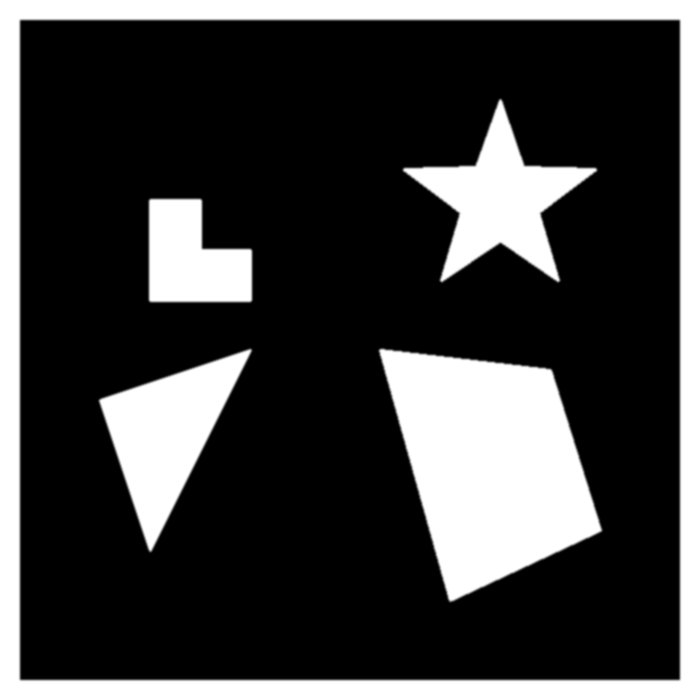
#> input picture test_img/test02.png, 700 x 700 px
$ python Identify.py
#> lines starting #> are read from the running program, lines starting #| are printed output that depends on the picture; after the words box and inside, x2 and y2 are one past the last pixel; in counts of white or black regions, pixels touching at a corner belong together
#> in detect_polygons, img is the input picture: shape (700, 700, 3); min 0, max 255, mean 64.5
import cv2
import numpy as np
import matplotlib.pyplot as plt
import matplotlib
from matplotlib import rcParams

# Configure matplotlib for better display
def setup_plot_style():
    """
    Configure matplotlib plot style
    """
    # Use default sans-serif font
    plt.rcParams['font.sans-serif'] = ['DejaVu Sans', 'Liberation Sans', 'Arial', 'sans-serif']
    plt.rcParams['axes.unicode_minus'] = False
    plt.rcParams['font.size'] = 10


# Initialize plot style
setup_plot_style()


def find_concave_points(vertices):
    """
    Find concave points of polygon (interior angle > 180 degrees)
    """
    concave = []
    n = len(vertices)
    for i in range(n):
        p1 = np.array(vertices[(i-1) % n])
        p2 = np.array(vertices[i])
        p3 = np.array(vertices[(i+1) % n])

        # Calculate vectors
        v1 = p1 - p2
        v2 = p3 - p2

        # Calculate cross product (in OpenCV coordinate system)
        cross = v1[0] * v2[1] - v1[1] * v2[0]

        # For clockwise polygon, positive cross product means concave point
        if cross > 0:
            concave.append(i)

    return concave


def remove_border(gray, border_threshold=50):
    """
    Detect and remove white border from image

    Parameters:
        gray: Grayscale image
        border_threshold: Pixel intensity threshold for white detection (default: 50)
                           Pixels with intensity > (255 - border_threshold) are considered white
                           Lower = more sensitive to borders

    Returns:
        Cropped image, border information
    """
#> called with border_threshold = 50
    h, w = gray.shape

    # 计算白色阈值：像素值大于 (255 - border_threshold) 被认为是白色
    # 默认 border_threshold=50，所以白色阈值是 205
    white_threshold = 255 - border_threshold

    # 固定比例阈值 0.7（70% 以上的像素是白色才认为是边框）
    ratio_threshold = 0.7

    # Check if a region is mostly white
    def is_border_white(img, x, y, w, h):
        region = img[y:y+h, x:x+w]
        white_pixels = np.sum(region > white_threshold)
        total_pixels = region.size
        return white_pixels / total_pixels > ratio_threshold

    # Detect borders from outside to inside
    border_top = 0
    border_bottom = 0
    border_left = 0
    border_right = 0

    # Detect top border
    for i in range(min(h//3, 50)):
        if is_border_white(gray, 0, i, w, 1):
            border_top = i + 1
        else:
            break
#> this loop made 20 passes
#> white_pixels in is_border_white on passes 1 to 8: 700, 700, 700, 700, 700, 700, 700, 700

    # Detect bottom border
    for i in range(min(h//3, 50)):
        if is_border_white(gray, 0, h-1-i, w, 1):
            border_bottom = i + 1
        else:
            break

    # Detect left border
    for i in range(min(w//3, 50)):
        if is_border_white(gray, i, border_top, 1, h - border_top - border_bottom):
            border_left = i + 1
        else:
            break
#> this loop made 20 passes
#> white_pixels in is_border_white on passes 1 to 8: 662, 662, 662, 662, 662, 662, 662, 662

    # Detect right border
    for i in range(min(w//3, 50)):
        if is_border_white(gray, w-1-i, border_top, 1, h - border_top - border_bottom):
            border_right = i + 1
        else:
            break

    # Crop image to remove border
    cropped = gray[border_top:h-border_bottom, border_left:w-border_right]
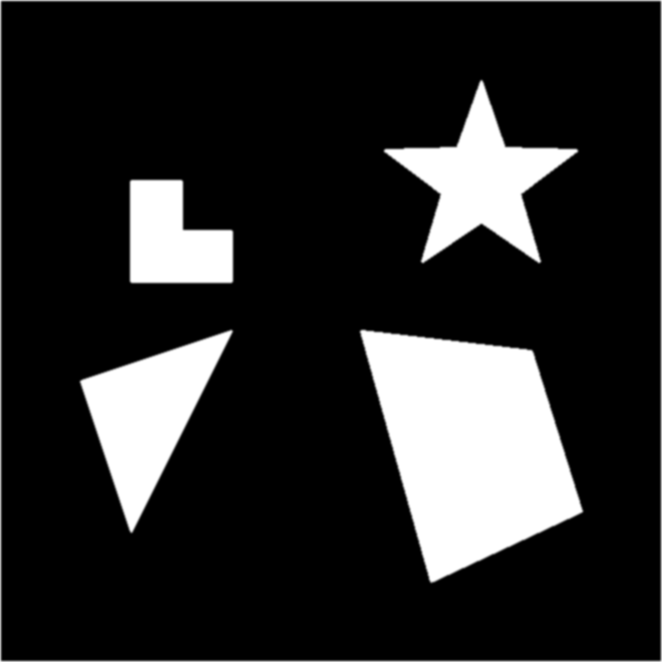
#> cropped: shape (662, 662); min 0, max 255, mean 42.1

    # Return cropped image and border info
    border_info = {
        'top': border_top,
        'bottom': border_bottom,
        'left': border_left,
        'right': border_right,
        'original_shape': (h, w),
        'cropped_shape': cropped.shape
    }
#> border_info = {'top': 19, 'bottom': 19, 'left': 19, 'right': 19, 'original_shape': (700, 700), 'cropped_shape': (662, 662)}

    return cropped, border_info


def merge_collinear_points(vertices, line_fit_threshold=2.0):
    """
    Merge collinear points on the same edge while preserving corners

    Parameters:
        vertices: List of vertices in order
        line_fit_threshold: Maximum distance from point to fitted line (in pixels)

    Returns:
        Merged vertices list
    """
    if len(vertices) <= 3:
        return vertices

    n = len(vertices)
    merged = []
    i = 0
    processed_count = 0

    # 防止死循环：最多处理 n 次迭代
    while i < n and processed_count < n:
        # 添加当前点
        merged.append(vertices[i])

        # 如果这是最后一个点，结束
        if i == n - 1:
            break

        # 查找从 i 开始的直线的终点
        # 初始化终点为下一个点
        end_idx = i + 1

        # 尝试扩展直线
        for candidate_end in range(i + 2, n):
            # 检查从 i 到 candidate_end 的所有点是否在一条直线上
            p1 = np.array(vertices[i], dtype=np.float32)
            p_end = np.array(vertices[candidate_end], dtype=np.float32)
            v = p_end - p1
            v_norm = np.linalg.norm(v)

            if v_norm < 1e-6:
                # 起点和终点太近，无法定义直线
                end_idx = candidate_end
                continue

            # 检查中间所有点
            all_collinear = True
            for k in range(i + 1, candidate_end):
                p_k = np.array(vertices[k], dtype=np.float32)
                w = p_k - p1
                cross = np.cross(v, w)
                dist = abs(cross) / v_norm

                if dist > line_fit_threshold:
                    all_collinear = False
                    break

            if all_collinear:
                end_idx = candidate_end
            else:
                # 如果遇到不在直线上的点，停止扩展
                break

        # 记录处理了多少个点
        processed_count += (end_idx - i)

        # 移动到下一个未处理的点
        i = end_idx

        # 如果 i 没有前进，强制前进一位
        if i <= i:  # 这个条件永远为真，但为了安全保留
            pass

    # 如果 merge 后点数少于3，返回原始数据
    if len(merged) < 3:
        return vertices

    # 确保顺时针顺序
    merged = ensure_clockwise_order(merged)

    return merged


# [20 lines left out: function ensure_clockwise_order, not called in this run]

def detect_polygons(image_path, epsilon_factor=0.003, min_area=100, max_vertices=50,
                   auto_remove_border=True, merge_collinear=True, collinear_threshold=5.0,
                   visualize=True):
    """
    Detect white polygons on black background, auto-remove white border,
    return vertex coordinates in edge order and visualize results

    Parameters:
        image_path: Image file path
        epsilon_factor: Polygon approximation accuracy (smaller = more accurate, more vertices)
        min_area: Minimum polygon area to filter noise
        max_vertices: Maximum number of vertices
        auto_remove_border: Whether to auto-remove white border
        merge_collinear: Whether to merge collinear points on straight edges
        collinear_threshold: Distance threshold for collinearity detection (pixels)
        visualize: Whether to display visualization (default: True)

    Returns:
        polygons: List of polygons, each is a list of vertices in edge order
    """

    # Read image
    img = cv2.imread(image_path)
    if img is None:
        print(f"Error: Unable to read image at {image_path}")
        return []

    # Convert to grayscale
    if len(img.shape) == 3:
        gray = cv2.cvtColor(img, cv2.COLOR_BGR2GRAY)
    else:
        gray = img.copy()

    original_gray = gray.copy()

    # Auto-remove white border
    border_info = None
    if auto_remove_border:
        gray, border_info = remove_border(gray)
        if visualize:
            print(f"Detected and removed white border: top={border_info['top']}, bottom={border_info['bottom']}, left={border_info['left']}, right={border_info['right']}")
#| Detected and removed white border: top=19, bottom=19, left=19, right=19

    # Gaussian blur to reduce noise (but preserve edges)
    blurred = cv2.GaussianBlur(gray, (3, 3), 0)

    # For black background with white objects, use THRESH_BINARY
    _, binary = cv2.threshold(blurred, 127, 255, cv2.THRESH_BINARY)
#> binary: shape (662, 662); 16.5% white; 5 white regions, box (x1, y1, x2, y2) and area: (360, 330, 583, 582) 35372, (80, 331, 232, 532) 13200, (385, 81, 577, 262) 12898, (130, 180, 233, 283) 8105, (0, 0, 662, 662) 2648

    # Morphological operations
    kernel = np.ones((3, 3), np.uint8)
    binary = cv2.morphologyEx(binary, cv2.MORPH_CLOSE, kernel)
    binary = cv2.morphologyEx(binary, cv2.MORPH_OPEN, kernel)
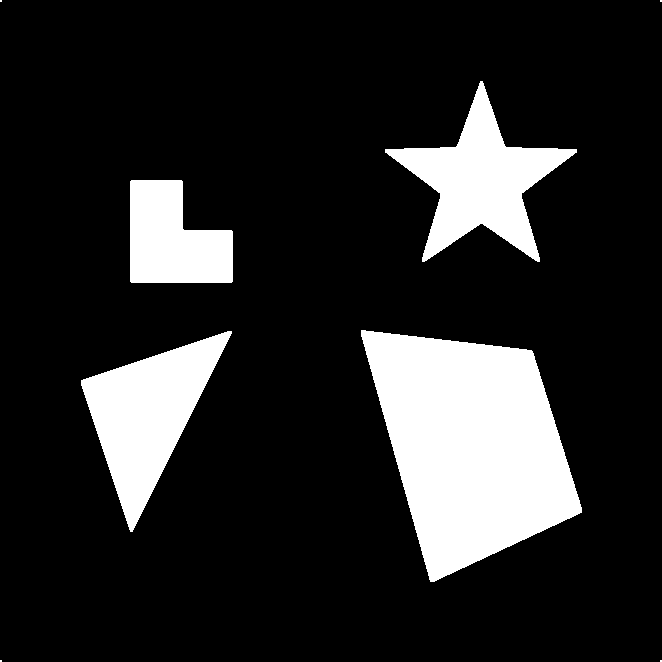
#> binary: shape (662, 662); 15.9% white; 8 white regions (4 under 20 px)

    # Find contours
    contours, _ = cv2.findContours(binary, cv2.RETR_EXTERNAL, cv2.CHAIN_APPROX_NONE)
#> contours = 8 contours, 4 with area under 20; largest, box (x1, y1, x2, y2) and area: (361, 330, 582, 582) 35002, (81, 331, 232, 532) 12946, (385, 81, 577, 262) 12574, (130, 180, 233, 283) 7904

    polygons = []

    # Create visualization image (using original image)
    vis_img = cv2.cvtColor(original_gray, cv2.COLOR_GRAY2BGR)

    # Colors for different polygons
    colors = [
        (0, 0, 255),     # Red
        (0, 255, 0),     # Green
        (255, 0, 0),     # Blue
        (0, 255, 255),   # Yellow
        (255, 0, 255),   # Magenta
        (255, 255, 0),   # Cyan
        (128, 0, 255),   # Purple
        (0, 128, 255),   # Orange
    ]

    # Filter out border-like contours
    h, w = gray.shape

    # Use a separate counter for valid polygons
    polygon_counter = 0

    for idx, contour in enumerate(contours):
        # Calculate contour area, filter too small regions
        area = cv2.contourArea(contour)
        if area < min_area:
            continue

        # Get bounding rectangle
        x, y, cw, ch = cv2.boundingRect(contour)

        # Filter out border-like contours
        is_border = False

        # Check if contour occupies most of the image
        if area > 0.8 * h * w:
            is_border = True

        # Check if contour is near image edge
        if (x < 5 or y < 5 or x + cw > w - 5 or y + ch > h - 5):
            if area > 0.5 * h * w:
                is_border = True

        if is_border:
            if visualize:
                print(f"Skipping possible border contour, area: {area:.0f}")
            continue

        # Polygon approximation using epsilon_factor
        peri = cv2.arcLength(contour, True)

        # Use epsilon_factor directly for approximation
        # But also try nearby values to find the best balance
        eps_values = [
            epsilon_factor * 0.3,   # More precise
            epsilon_factor * 0.5,
            epsilon_factor * 0.7,
            epsilon_factor,         # User-specified value
            epsilon_factor * 1.5,
            epsilon_factor * 2.0,   # Less precise
            epsilon_factor * 3.0,
        ]

        best_approx = None
        best_vertices_count = 0

        for eps in eps_values:
            approx = cv2.approxPolyDP(contour, eps * peri, True)
            vertices_count = len(approx)

            # Prefer approximations with more vertices (more detail)
            # but respect the max_vertices limit
            if 3 <= vertices_count <= max_vertices:
                if vertices_count > best_vertices_count:
                    best_vertices_count = vertices_count
                    best_approx = approx

        # If no approximation found in the tested range, use epsilon_factor directly
        if best_approx is None:
            approx = cv2.approxPolyDP(contour, epsilon_factor * peri, True)
            # If even that gives too many vertices, use a larger value
            if len(approx) > max_vertices:
                approx = cv2.approxPolyDP(contour, 0.02 * peri, True)
        else:
            approx = best_approx

        if len(approx) < 3:
            continue

        # Extract vertex coordinates
        vertices = approx.reshape(-1, 2).tolist()

        # Merge collinear points on straight edges
        if merge_collinear:
            original_count = len(vertices)
            vertices = merge_collinear_points(vertices, collinear_threshold)
            if len(vertices) < 3:
                # If merging resulted in less than 3 vertices, use original
                vertices = approx.reshape(-1, 2).tolist()
            else:
                reduced_count = original_count - len(vertices)
                if reduced_count > 0 and visualize:
                    print(f"  Polygon {polygon_counter + 1}: merged {reduced_count} collinear points ({original_count} -> {len(vertices)} vertices)")

        # Adjust coordinates back to original image position if border was removed
        if border_info is not None:
            vertices = [[x + border_info['left'], y + border_info['top']] for x, y in vertices]

        # Ensure clockwise order
        vertices_sorted = ensure_clockwise_order(vertices)

        # Save polygon information
        polygons.append(vertices_sorted)

        # Draw on visualization image with sequential numbering
        color = colors[polygon_counter % len(colors)]
        draw_polygon(vis_img, vertices_sorted, area, color, polygon_counter)

        # Increment the counter for valid polygons
        polygon_counter += 1
#> this loop made 8 passes
#> (x, y, cw, ch, peri, original_count) on passes 3 to 4: (81, 331, 151, 201, 584.6, 7), (361, 330, 221, 252, 820.2, 7)
#> (printed output is left out)
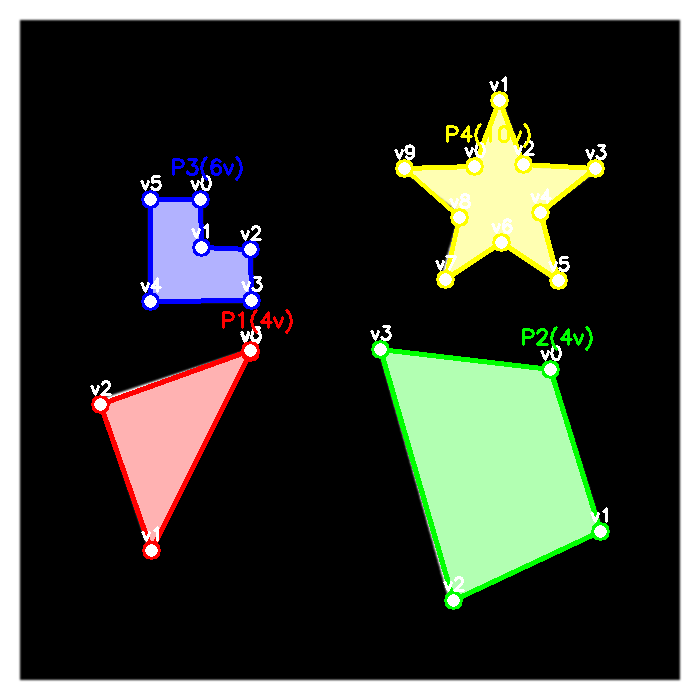
#> vis_img: shape (700, 700, 3); 16.09% of pixels changed, all inside (x1, y1, x2, y2) = (90, 76, 610, 610)
#> after the loop, polygon_counter = 4; polygons = 4 items

    # Display results only if visualize is True
    if visualize:
        visualize_results(original_gray, gray, binary, vis_img, polygons, border_info)
    else:
        # Print polygon information without visualization
        print_results(polygons)

    return polygons


def ensure_clockwise_order(vertices):
    """
    Ensure polygon vertices are in clockwise order while preserving edge order
    """
    if len(vertices) <= 3:
        return vertices

    # Calculate signed area (shoelace formula)
    area = 0
    n = len(vertices)
    for i in range(n):
        x1, y1 = vertices[i]
        x2, y2 = vertices[(i + 1) % n]
        area += (x2 - x1) * (y2 + y1)

    # If area is positive (counter-clockwise), reverse order to make clockwise
    if area > 0:
        vertices = list(reversed(vertices))

    return vertices


def draw_polygon(img, vertices, area, color, polygon_id):
    """
    Draw polygon on image

    Parameters:
        img: Image to draw on
        vertices: List of vertices
        area: Polygon area
        color: Color for drawing
        polygon_id: Sequential ID for the polygon (starting from 0)
    """
    pts = np.array([vertices], dtype=np.int32)

    # Draw filled polygon with transparency
    overlay = img.copy()
    cv2.fillPoly(overlay, pts, color)
    cv2.addWeighted(overlay, 0.3, img, 0.7, 0, img)

    # Draw polygon outline
    cv2.polylines(img, pts, True, color, 3)

    # Draw and label vertices
    for i, (x, y) in enumerate(vertices):
        cv2.circle(img, (x, y), 8, (255, 255, 255), -1)
        cv2.circle(img, (x, y), 8, color, 2)
        cv2.putText(img, f"v{i}", (x-10, y-10),
                   cv2.FONT_HERSHEY_SIMPLEX, 0.6, (255, 255, 255), 2)

    # Show polygon ID (1-based for display) and vertex count
    x0, y0 = vertices[0]
    cv2.putText(img, f"P{polygon_id + 1}({len(vertices)}v)", (x0-30, y0-25),
               cv2.FONT_HERSHEY_SIMPLEX, 0.7, color, 2)


def visualize_results(original, cropped, binary, processed, polygons, border_info=None):
    """
    Visualize results
    """
    fig, axes = plt.subplots(2, 3, figsize=(18, 10))

    # Original image
    axes[0, 0].imshow(original, cmap='gray')
    axes[0, 0].set_title('Original Image (with border)', fontsize=12)
    axes[0, 0].axis('off')
    if border_info:
        # Mark border area on original image
        h, w = original.shape
#> (the rest of the program and of its run is left out)
